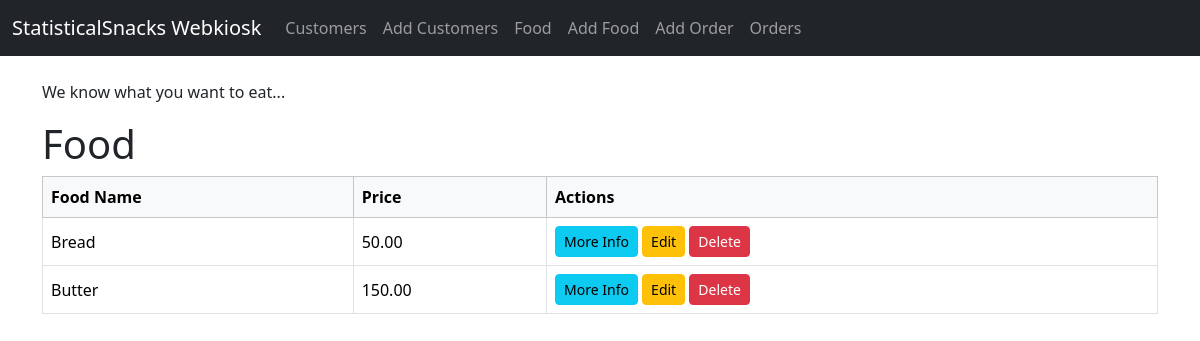
Page /webkiosk/food/ on the committed database.
### webkiosk/models.py (models this page shows, shortened)
class Food(models.Model):
    name = models.CharField(max_length=30)
    description = models.CharField(max_length=100)
    price = models.DecimalField(decimal_places=2, max_digits=6)

### webkiosk/views.py (the view)
# urls.py: path('food/', views.listfood, name='food-list'),
def listfood(request):
    foodlist = Food.objects.all()
    context = {'foodlist': foodlist }
    return render(request, 'webkiosk/food_list.html', context)

### webkiosk/templates/webkiosk/food_list.html (shortened to what this page needs)
{% extends 'webkiosk/base_template.html' %}
{% block content %}
<h1> Food </h1>
<table class="table table-hover table-bordered align-middle">
    <thead class="table-light">
      <tr>
        <th>Food Name</th>
        <th>Price</th>
        <th>Actions</th>
      </tr>
    </thead>
    <tbody>
      {% for food in foodlist %}
      <tr>
        <td>{{ food.name }}</td>
        <td>{{ food.price }}</td>
        <td>
          <a href="{% url 'webkiosk:food-detail' food.id %}" class="btn btn-sm btn-info">More Info</a>
          <a href="{% url 'webkiosk:food-update' food.id %}" class="btn btn-sm btn-warning">Edit</a>
          <a href="{% url 'webkiosk:food-delete' food.id %}" class="btn btn-sm btn-danger">Delete</a>
        </td>
      </tr>
      {% empty %}
      <tr>
        <td colspan="3" class="text-center">There are currently 0 types of food.</td>
      </tr>
      {% endfor %}
    </tbody>
  </table>
{% endblock %}

### rows in the picture
Food: name "Bread", price "50.00"
Food: name "Butter", price "150.00"
